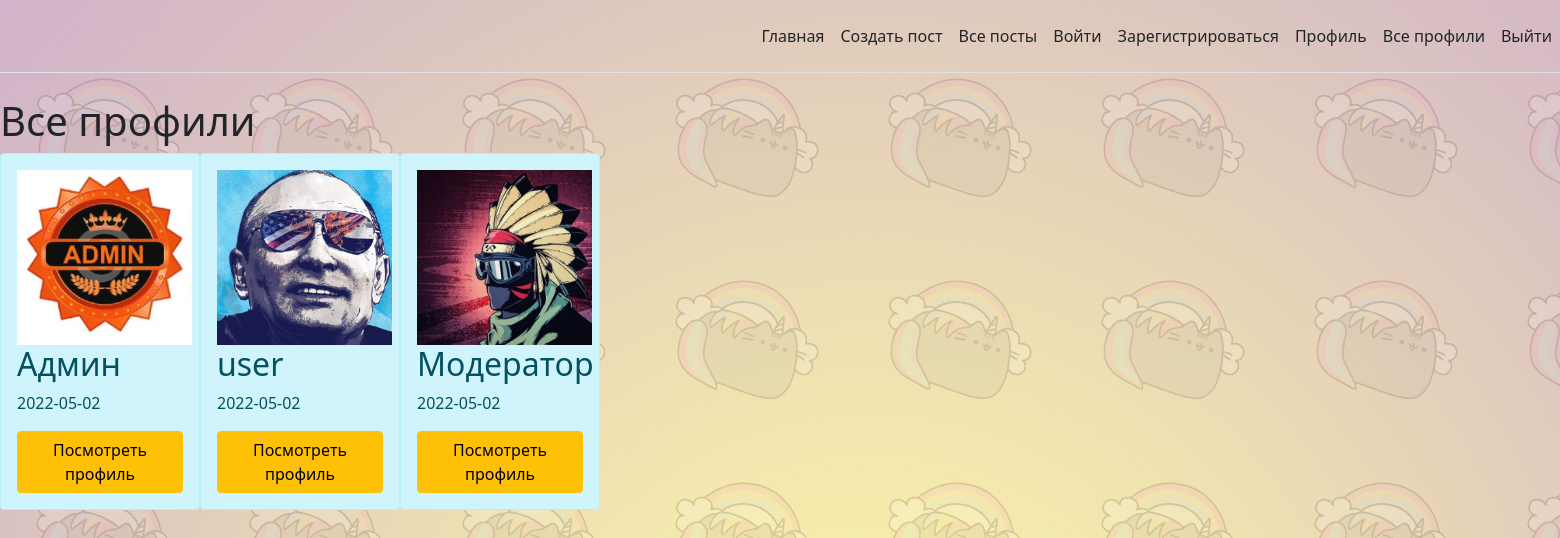
The page /all_profiles (signed in) on the database its author committed.
### app.py (models this page shows, shortened)
class User(db.Model, UserMixin):
    id = db.Column(db.Integer, primary_key=True)
    username = db.Column(db.String(20), nullable=False, unique=False)
    password_hash = db.Column(db.String(20), nullable=False)
    reg_date = db.Column(db.DateTime, default=datetime.utcnow)
    role = db.Column(db.String(10), default='user')

### app.py (the view)
@app.route('/all_profiles')
@login_required
def all_profiles():
    profiles = User.query.all()
    return render_template('all_profiles.html', profiles=profiles)

### app.py (called while the page is built)
@login_manager.user_loader
def load_user(user_id):
    return db.session.query(User).get(user_id)

### templates/all_profiles.html (shortened to what this page needs)
{% extends 'base.html' %}
{% block body %}
    <h1>Все профили</h1>
    <div class="wrapper">
    {% if profiles|length > 0 %}
        {% for el in profiles %}
        <div class="alert alert-info left_block">
            <img src="/static/images/{{ el.id }}.jpg" height="175"
                     width="175"
         alt="">
            <h2>{{ el.username }}</h2>
            <p>{{ el.reg_date.date() }}</p>
            <a href="/profile/{{ el.username }}"
               class="btn btn-warning">Посмотреть
                профиль</a>
        </div>
        {% endfor %}
    {% else %}
    <p>Пока что здесь пусто:'(</p>
    {% endif %}
</div>
{% endblock %}

### static/css/style.css (style rules this page uses)
.list { background-image: url("background-image.jpg"); background-attachment: fixed; }
div.wrapper { width:1920px; }
div.left_block { float:left; text-align: left; width:200px; }

### rows shown on the page
User: shows a picture, username "Админ", reg_date "2022-05-02"
User: shows a picture, username "user", reg_date "2022-05-02"
User: shows a picture, username "Модератор", reg_date "2022-05-02"
